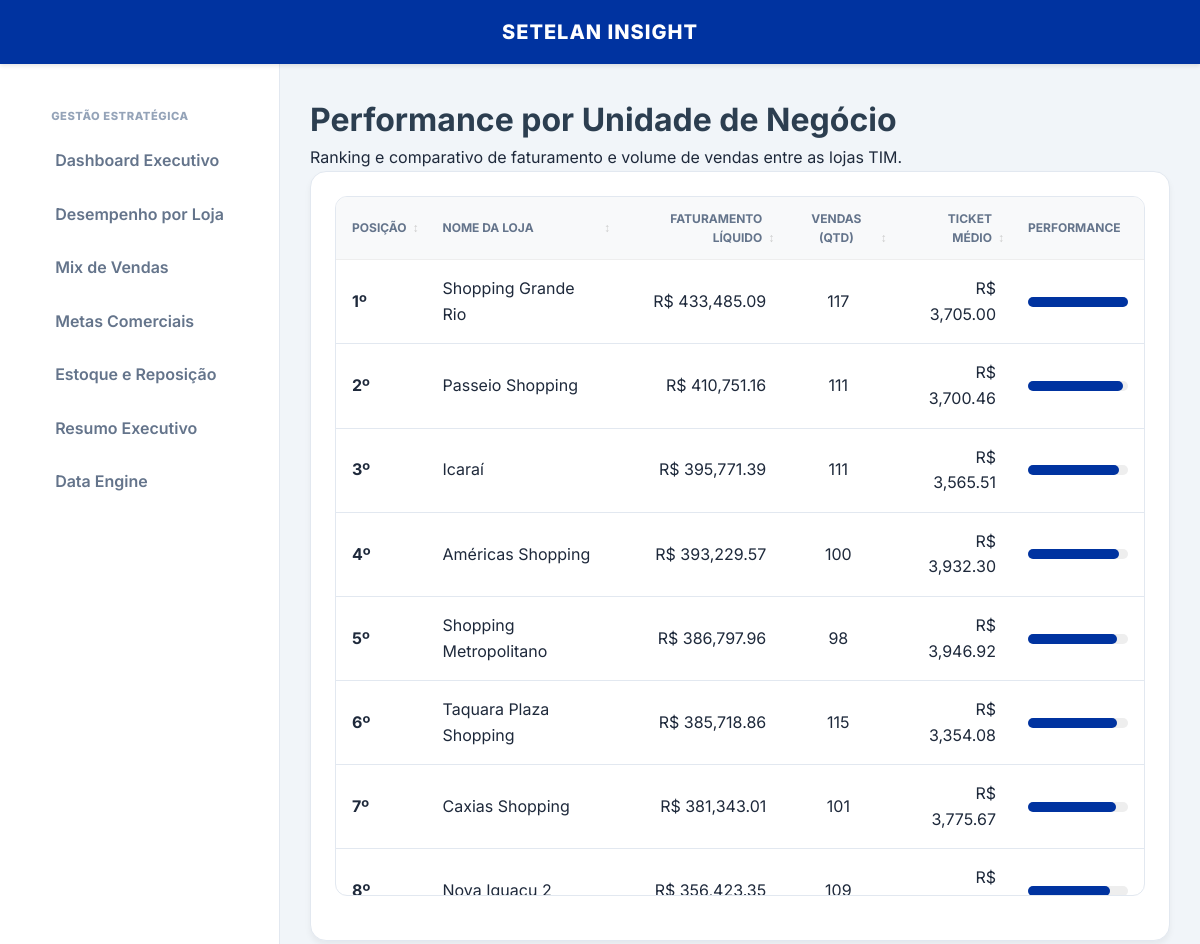
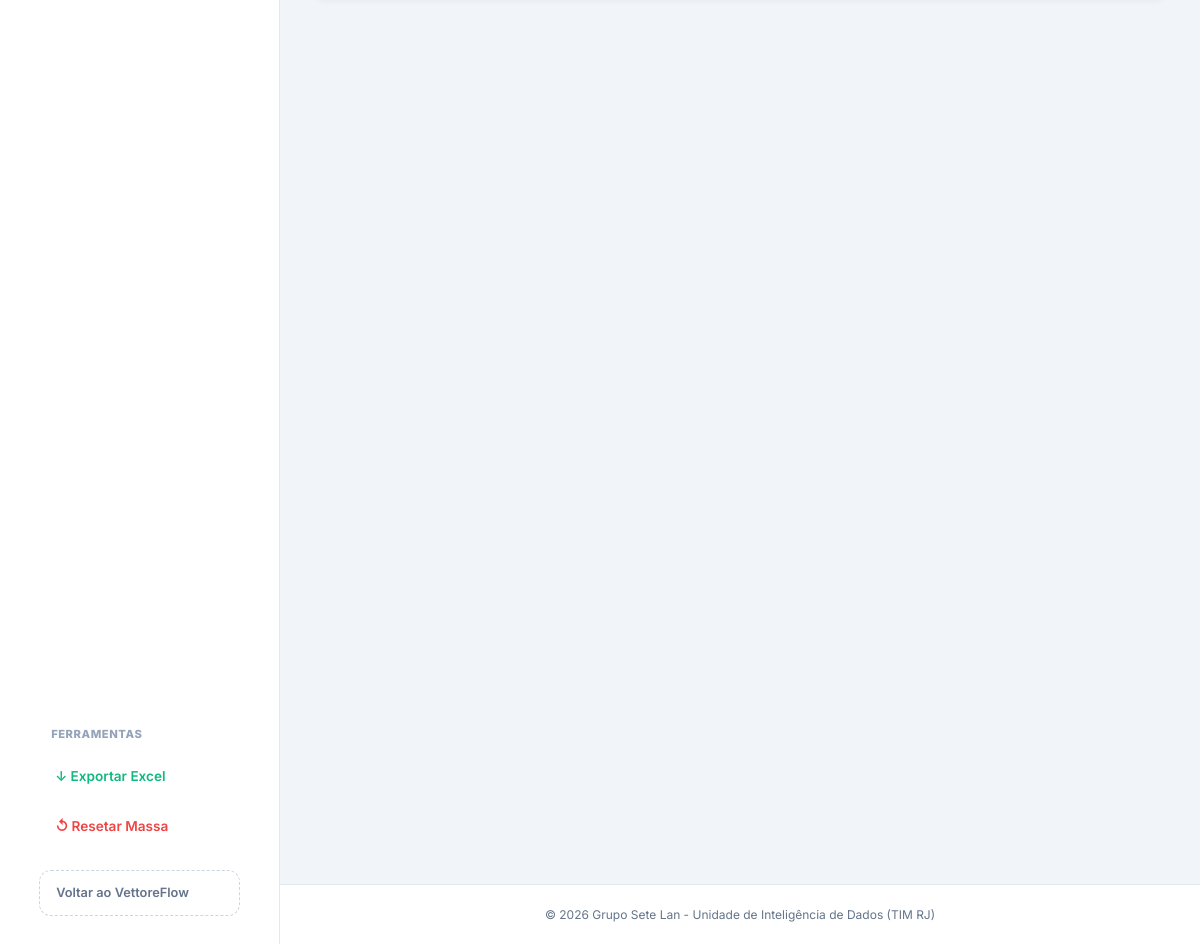
/lojas, run on the app's committed database (2 pictures, top to bottom).
### app/models/setelan_models.py (models this page shows)
class Loja(db.Model):
    __tablename__ = 'setelan_lojas'
    id = db.Column(db.Integer, primary_key=True)
    nome_loja = db.Column(db.String(100), nullable=False)
    tipo_loja = db.Column(db.String(50)) # Shopping, Rua, Calçadão
    endereco = db.Column(db.String(255))
    bairro = db.Column(db.String(100))
    cidade = db.Column(db.String(100))
    uf = db.Column(db.String(2))
    cep = db.Column(db.String(10))
    regiao_operacional = db.Column(db.String(100))
    perfil_loja = db.Column(db.String(100))
    gerente_responsavel = db.Column(db.String(100))
    status_loja = db.Column(db.String(20), default='Ativa')
    meta_base_mensal = db.Column(db.Numeric(12, 2), default=0.0)
    vendas = db.relationship('Venda', backref='loja', cascade="all, delete-orphan", lazy=True)
    vendedores = db.relationship('Vendedor', backref='loja', cascade="all, delete-orphan", lazy=True)
    estoques = db.relationship('Estoque', backref='loja', cascade="all, delete-orphan", lazy=True)
    metas = db.relationship('Meta', backref='loja', cascade="all, delete-orphan", lazy=True)

### app/setelan/routes.py (the view)
@setelan.route('/lojas')
def desempenho_lojas():
    ranking = SetelanService.ranking_lojas()
    return render_template('setelan/lojas.html', ranking=ranking)

### app/services/setelan_service.py (called while the page is built)
    @staticmethod
    def ranking_lojas():
        results = db.session.query(
            Loja.nome_loja,
            func.sum(Venda.valor_liquido).label('total'),
            func.count(Venda.id).label('contagem')
        ).join(Venda).filter(Venda.status_venda == 'Concluída')\
        .group_by(Loja.nome_loja).order_by(desc('total')).all()
        return results

### app/templates/setelan/lojas.html (shortened to what this page needs)
{% extends "setelan/base.html" %}
{% block content %}
    <h1>Performance por Unidade de Negócio</h1>
    <p>Ranking e comparativo de faturamento e volume de vendas entre as lojas TIM.</p>
    <div class="card">
        <div class="table-responsive" style="max-height: 700px;">
            <table class="data-table">
                <thead>
                    <tr>
                        <th class="sortable">Posição</th>
                        <th class="sortable">Nome da Loja</th>
                        <th class="sortable" style="text-align: right;">Faturamento Líquido</th>
                        <th class="sortable" style="text-align: center;">Vendas (Qtd)</th>
                        <th class="sortable" style="text-align: right;">Ticket Médio</th>
                        <th>Performance</th>
                    </tr>
                </thead>
                <tbody>
                    {% for nome, total, contagem in ranking %}
                    <tr>
                        <td><strong>{{ loop.index }}º</strong></td>
                        <td>{{ nome }}</td>
                        <td style="text-align: right;">R$ {{ "{:,.2f}".format(total) }}</td>
                        <td style="text-align: center;">{{ contagem }}</td>
                        <td style="text-align: right;">R$ {{ "{:,.2f}".format(total/contagem if contagem > 0 else 0) }}</td>
                        <td>
                            <div style="width: 100px; background: #eee; height: 10px; border-radius: 5px;">
                                <div style="width: {{ (total / ranking[0][1] * 100) if ranking[0][1] > 0 else 0 }}%; background: var(--tim-blue); height: 10px; border-radius: 5px;"></div>
                            </div>
                        </td>
                    </tr>
                    {% endfor %}
                </tbody>
            </table>
        </div>
    </div>
{% endblock %}

### app/static/css/style.css (style rules this page uses)
:root { --primary: #2c3e50; --secondary: #34495e; --success: #27ae60; --warning: #f39c12; --danger: #e74c3c; --light: #ecf0f1; --dark: #2c3e50; --white: #ffffff; }
body { font-family: 'Segoe UI', Tahoma, Geneva, Verdana, sans-serif; line-height: 1.6; margin: 0; padding: 0; background-color: #f0f2f5; color: var(--dark); }
h1, h2, h3 { color: var(--primary); }
.card { background: var(--white); padding: 25px; border-radius: 12px; box-shadow: 0 4px 6px rgba(0,0,0,0.05); margin-bottom: 25px; }
.data-table { width: 100%; border-collapse: collapse; margin-top: 10px; }
.data-table th, .data-table td { text-align: left; padding: 12px 15px; border-bottom: 1px solid #eee; }
.data-table th { background-color: #f8f9fa; color: #7f8c8d; font-size: 0.85rem; text-transform: uppercase; }
.table-responsive { width: 100%; overflow-x: auto; max-height: 400px; overflow-y: auto; border: 1px solid #eee; border-radius: 8px; margin-bottom: 20px; }
.table-responsive .data-table { margin-top: 0; }
.table-responsive thead th { position: sticky; top: 0; z-index: 10; background-color: #f8f9fa; }
.sortable { cursor: pointer; position: relative; padding-right: 20px !important; }
.sortable:after { content: '↕'; position: absolute; right: 8px; color: #ccc; }

### app/static/css/setelan_style.css (style rules this page uses)
:root { --tim-blue: #0033a0; --tim-light: #007acc; --bg-gray: #f1f5f9; --border-color: #e2e8f0; --text-primary: #1e293b; --text-secondary: #64748b; --success: #10b981; --warning: #f59e0b; --danger: #ef4444; --sidebar-width: 280px; --header-height: 64px; }
* { margin: 0; padding: 0; box-sizing: border-box; }
body { background-color: var(--bg-gray); color: var(--text-primary); font-family: 'Inter', system-ui, sans-serif; height: 100vh; overflow: hidden; }
.card { background: white; border-radius: 16px; border: 1px solid var(--border-color); padding: 24px; margin-bottom: 24px; }
.table-responsive { width: 100%; overflow-x: auto; border: 1px solid var(--border-color); border-radius: 12px; }
.data-table { width: 100%; border-collapse: collapse; }
.data-table th { background: #f8fafc; padding: 12px 16px; text-align: left; font-size: 0.75rem; color: var(--text-secondary); text-transform: uppercase; }
.data-table td { padding: 16px; border-bottom: 1px solid var(--border-color); }

### data on the page
Loja: nome_loja "Shopping Grande Rio", total "433,485.09", contagem "117", total "3,705.00", {{ (total / ranking[0][1] * 100) if ranking[0][1] > 0 else 0 }} 100 (drawn)
Loja: nome_loja "Passeio Shopping", total "410,751.16", contagem "111", total "3,700.46"
Loja: nome_loja "Icaraí", total "395,771.39", contagem "111", total "3,565.51"
Loja: nome_loja "Américas Shopping", total "393,229.57", contagem "100", total "3,932.30"
Loja: nome_loja "Shopping Metropolitano", total "386,797.96", contagem "98", total "3,946.92"
Loja: nome_loja "Taquara Plaza Shopping", total "385,718.86", contagem "115", total "3,354.08"
Loja: nome_loja "Caxias Shopping", total "381,343.01", contagem "101", total "3,775.67"
Loja: nome_loja "Nova Iguaçu 2", total "356,423.35", contagem "109"
